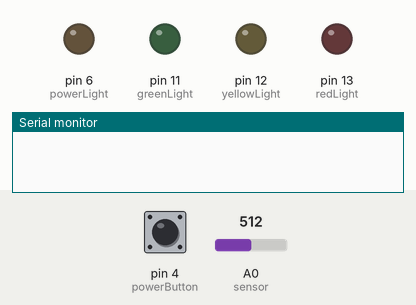
This sketch was run on a simulated Arduino Uno, built with avr-gcc and run on an emulated ATmega328P. Parts: output pins drawn as LEDs (lit = HIGH), the last lines printed to the serial monitor. The test bench sets the inputs (shaded band); at power-on: pin 4 (powerButton) LOW, A0 (sensor) = 512. The local clock reads 2024-03-15 10:24:30 at power-on unless the sketch sets it.

Above: at 1.2 s.
1.3 s: pin 4 (powerButton) pulled HIGH for 0.15 s
At 2.5 s:
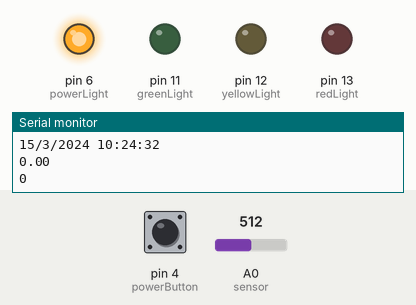
2.9 s: pin 4 (powerButton) pulled HIGH for 1 s
At 4.6 s:
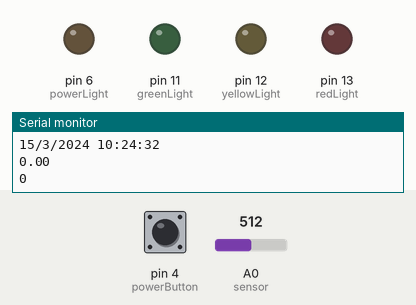
5.4 s: pin 4 (powerButton) pulled HIGH for 3.2 s
At 5.9 s:
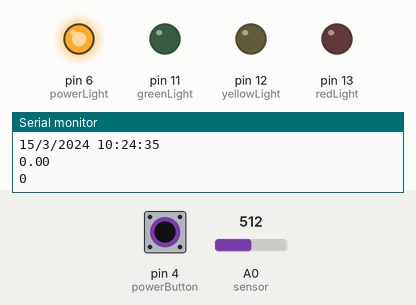
Timing chart, 0 to 8.4 s (numbered marks = the images above; inputs shaded):
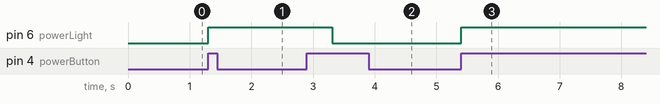

The sketch:

design_project_v_1_5.ino
```cpp
// V 1.5 includes:
// - Code for the button used to turn device on and off
// - Code for the RTC
// - Code for the LEDs
// - Mapping from amplitude to decibels and use of function to turn on LEDs

#include  <virtuabotixRTC.h>  // Library used for RTC
virtuabotixRTC myRTC(7, 8, 9); // myRTC(SCK, MISO, CS)

const int sampleWindow = 150;     // Sample window width in mS (150 mS)
int sample;

// Power
int powerButton = 4;
int powerLight = 6;

bool deviceOn = false;
int currentButton;
int lastButton;

// Notification LEDs
int greenLight = 11;
int yellowLight = 12;
int redLight = 13;

// converting from amplitude (pk-pk) to decibels using the equation generated from calibration
int convertToDecibels(int peakVal) {
    return (43.9 + 10.6*(log(peakVal) ));
}

boolean debounce(boolean last)
{
  boolean current = digitalRead(powerButton);
  if(last != current)
  {
    delay(5);
    current = digitalRead(powerButton);
  }
  return current;
}

void setup() {
    // Initialize serial communications
    Serial.begin(9600);

    // Function to set RTC's time, uncommment only if you want to reset it and change the time accordingly.
//    myRTC.setDS1302Time(15, 31, 22, 2, 12, 7, 2022); // seconds, minutes, hours, day of the week, day of the month, month, year

    // Initialize power
    pinMode(powerButton, INPUT);
    pinMode(powerLight, OUTPUT);

    // Initialize notification LEDs
    pinMode(greenLight, OUTPUT);
    pinMode(yellowLight, OUTPUT);
    pinMode(redLight, OUTPUT);
}

void loop() {
    // Check if power button has been pressed
    currentButton = debounce(lastButton);
    // comment out if to test without button functionality

    if(lastButton == LOW && currentButton == HIGH)
    {
      deviceOn = !deviceOn;
    }

    lastButton = currentButton;

    if(deviceOn == false)  // Device is off, LED light is off
    {
      digitalWrite(powerLight, LOW);
      digitalWrite(greenLight, LOW);
      digitalWrite(yellowLight, LOW);
      digitalWrite(redLight, LOW);
    }
    else                  // Device is on and running
    {
      digitalWrite(powerLight, HIGH);
      unsigned long startMillis= millis();                   // Start of sample window
      float peakToPeak = 0;                                  // peak-to-peak level

      unsigned int signalMax = 0;                            //minimum value
      unsigned int signalMin = 1024;                         //maximum value
      bool noBlinking = true;

      myRTC.updateTime();

      // Start printing elements as individuals
      Serial.print(myRTC.dayofmonth);
      Serial.print("/");
      Serial.print(myRTC.month);
      Serial.print("/");
      Serial.print(myRTC.year);
      Serial.print(" ");
      Serial.print(myRTC.hours);
      Serial.print(":");
      Serial.print(myRTC.minutes);
      Serial.print(":");
      Serial.println(myRTC.seconds);
                                                          // collect data for 150 mS
      while (millis() - startMillis < sampleWindow)
      {
          sample = analogRead(A0);                    //get reading from sound sensor
          if (sample < 1024)
          {
             if (sample > signalMax)
             {
                signalMax = sample;                           // save max value
             }
             else if (sample < signalMin)
            {
                signalMin = sample;                           // save min value
            }
          }
      }

      peakToPeak = signalMax - signalMin;                    // max - min = peak-peak amplitude
      Serial.println(peakToPeak);
      Serial.println(convertToDecibels(peakToPeak));

      // no LEDS on: less than 80 dB
      if(convertToDecibels(peakToPeak) < 80) {
          digitalWrite(greenLight, LOW);
          digitalWrite(yellowLight, LOW);
          digitalWrite(redLight, LOW);
      }

      // green: 80 - 85 dB
      if(convertToDecibels(peakToPeak) >= 80 && convertToDecibels(peakToPeak) < 85) {
          digitalWrite(greenLight, HIGH);
          digitalWrite(yellowLight, LOW);
          digitalWrite(redLight, LOW);

      }

      // yellow: 85 - 95 dB
      else if (convertToDecibels(peakToPeak) >= 85 && convertToDecibels(peakToPeak) < 95) {
          digitalWrite(yellowLight, HIGH);
          digitalWrite(greenLight, LOW);
          digitalWrite(redLight, LOW);
      }

     // red: 95 +
     else if (convertToDecibels(peakToPeak) >= 95 && convertToDecibels(peakToPeak) < 110) {
          digitalWrite(redLight, HIGH);
          digitalWrite(yellowLight, LOW);
          digitalWrite(greenLight, LOW);
    }

     // fast red blinking: 110 +
     else if (convertToDecibels(peakToPeak) >= 110) {
          noBlinking = false;
          digitalWrite(redLight, HIGH);
          delay(425);
          digitalWrite(redLight, LOW);
          delay(425);
          digitalWrite(yellowLight, LOW);
          digitalWrite(greenLight, LOW);
    }

    if(noBlinking) {
          delay(850);
    }
  }
}
```

Measured:
- after the input at 1.3 s, pin 6 (powerLight): LOW → HIGH at once
- after the input at 2.9 s, pin 6 (powerLight): HIGH → LOW after 0.42 s
- after the input at 5.4 s, pin 6 (powerLight): LOW → HIGH at once
